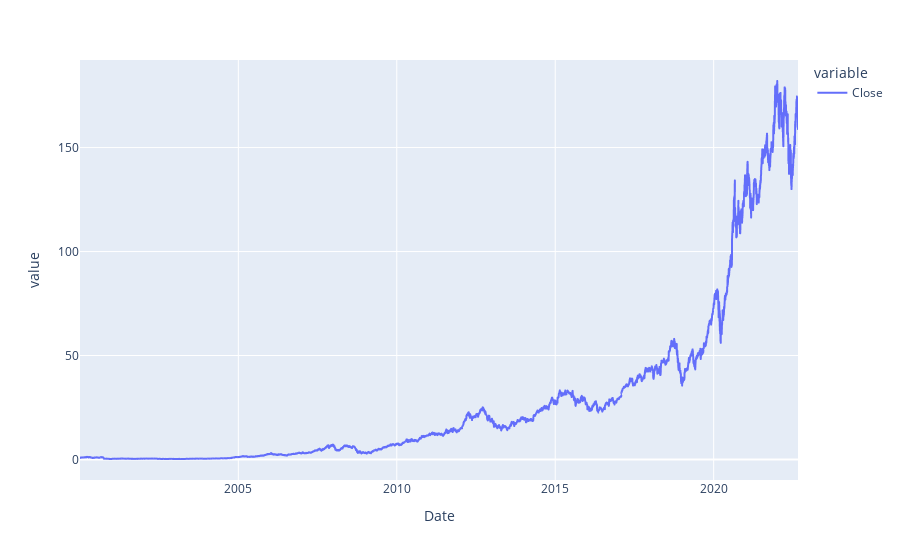

The notebook cell this image was saved under:
### Code cell
Close.plot()

### Figure 1 — Plotly figure (JSON) as saved in the notebook; plotly's stock layout.template omitted (floating-point values rounded to 4 significant figures; data arrays with more than 128 entries replaced by an {"elided": "..."} marker saying what was removed)
{"data": [{"hovertemplate": "variable=Close<br>Date=%{x}<br>value=%{y}<extra></extra>", "legendgroup": "Close", "line": {"color": "#636efa", "dash": "solid"}, "marker": {"symbol": "circle"}, "mode": "lines", "name": "Close", "showlegend": true, "type": "scattergl", "x": {"elided": "5702 str values"}, "xaxis": "x", "y": {"elided": "5702 float values"}, "yaxis": "y"}], "layout": {"autosize": true, "legend": {"title": {"text": "variable"}, "tracegroupgap": 0}, "margin": {"t": 60}, "xaxis": {"anchor": "y", "autorange": true, "domain": [0, 1], "range": ["2000-01-03", "2022-08-30"], "title": {"text": "Date"}, "type": "date"}, "yaxis": {"anchor": "x", "autorange": true, "domain": [0, 1], "range": [-9.864, 192.1], "title": {"text": "value"}, "type": "linear"}}}
